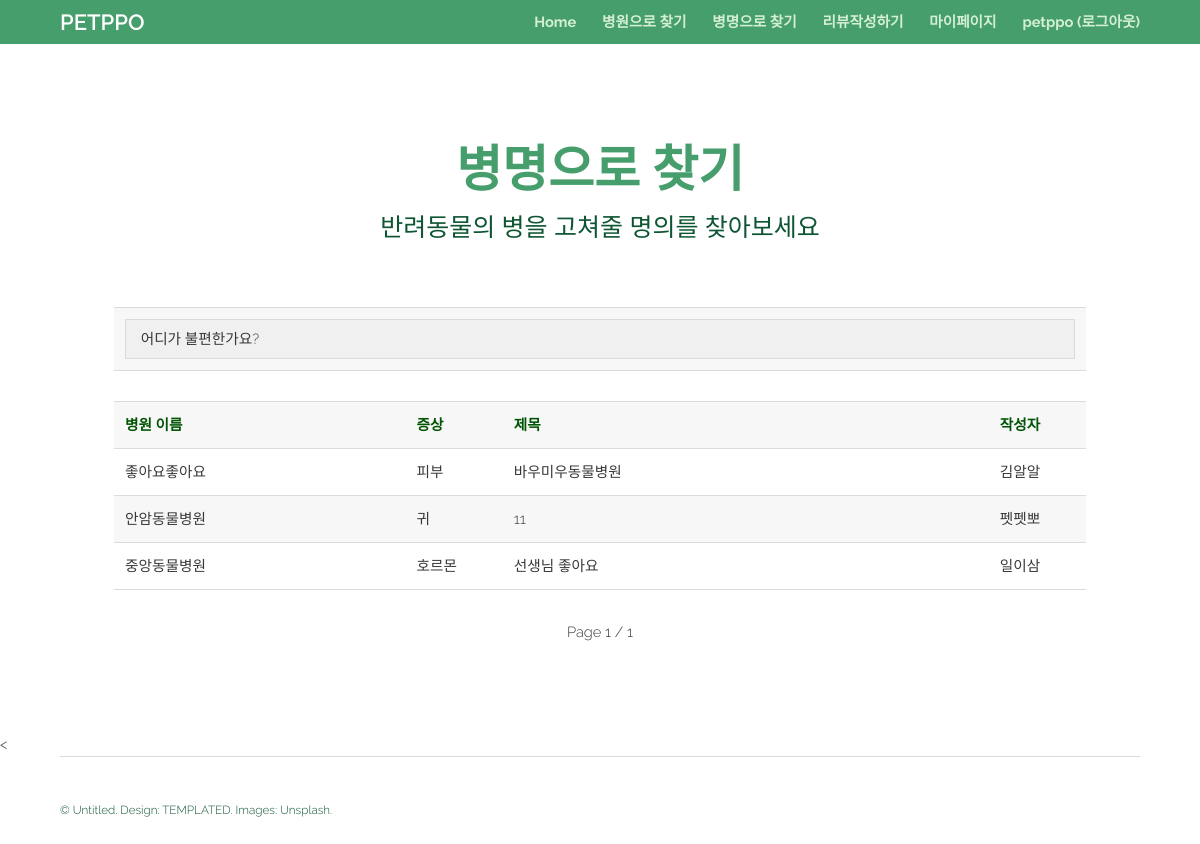
Screenshot of /review/symptom/?symp_filter=전체 (signed in) with the database file from the repository.
### reviews/models.py (models this page shows)
class Contents(models.Model):
    symp = models.ForeignKey(Symptom, on_delete=models.CASCADE)
    location = models.CharField(max_length=20)
    receipt = models.FileField(blank=True, upload_to="media/photo_%Y_%m_%d")
    content = models.TextField()
    title = models.CharField(max_length=20)
    nickname = models.ForeignKey(Members, on_delete=models.CASCADE)
    writedate = models.DateTimeField(auto_now_add=True)
    recommend = models.IntegerField(default=0)
    rate = models.IntegerField()
    visitdate = models.DateTimeField()

### users/models.py (models this page shows)
class Members(models.Model):
    email = models.EmailField(primary_key=True)
    name = models.CharField(max_length=5)
    password = models.CharField(max_length=12)
    nickname = models.CharField(max_length=10)
    addr = models.ForeignKey(Address, on_delete=models.SET_NULL, null=True)
    kind = models.CharField(max_length=20, null=True)
    petage = models.IntegerField(null=True)
    petgender = models.CharField(max_length=5, null=True)
    registertime = models.DateTimeField(auto_now_add=True)

### reviews/views.py (the view)
# urls.py: path('symptom/', views.findsymptom, name='symptom'),
def findsymptom(request):
    symp_filter=request.GET.get('symp_filter')
    if symp_filter == "전체":
        page = request.GET.get('page', 1)
        rlist = Contents.objects.filter().order_by("-id")
        paginator = Paginator(rlist, 5)
        rlistpage = paginator.get_page(page)
        context = {"rlist": rlistpage, "symp_filter": symp_filter}
    else:
        page = request.GET.get('page', 1)
        rlist = Contents.objects.filter(symp_id=symp_filter).order_by("-id")
        paginator = Paginator(rlist, 5)
        rlistpage = paginator.get_page(page)
        context = {"rlist":rlistpage, "symp_filter": symp_filter}
    return render(request, "symptom.html", context)

### reviews/templates/symptom.html (shortened to what this page needs)
<!DOCTYPE HTML>
<html>
	<head>
		{% load static %}
		<link rel="stylesheet" href="{% static 'assets/css/main.css' %}" />
	</head>
	<body class="subpage">
			<header id="header">
				<div class="inner">
					<a href="/welcome/" class="logo">PETPPO</a>
					<nav id="nav">
						<a href="/welcome/">Home</a>
						<a href="/review/location/">병원으로 찾기</a>
						<a href="/review/symptom/?symp_filter=전체">병명으로 찾기</a>
						{% if user.is_authenticated %}
							<a href="/review/write/">리뷰작성하기</a>
							<a href="/users/mypage/">마이페이지</a>
							<a class="nav-link" href="{% url 'common:logout' %}">{{ user.username }} (로그아웃)</a>
						{% else %}
							<a class="nav-link" href="{% url 'common:login' %}">로그인</a>
							<a href="/users/signup/">회원가입</a>
						{% endif %}
					</nav>
				</div>
			</header>
			<section id="three" class="wrapper">
				<div class="inner">
					<header class="align-center">
						<h2 style="font-weight:bold;font-size:50px;">병명으로 찾기</h2>
						<p style="font-size:25px;">반려동물의 병을 고쳐줄 명의를 찾아보세요 </p>
					</header>
					<div class="inner">
						<div>
							<table>
								<tr>
									<form method="get">
									<td>
										<select onchange="window.location.href=this.value">
											<option>어디가 불편한가요?</option>
										</select>
									</td>
									</form>
							</tr>
							</table>
						</div>
						<div>
							{% if rlist %}
								<table>
									<tr>
										<td width="30%"><strong>병원 이름</strong></td>
										<td width="10%"><strong>증상</strong></td>
										<td width="50%"><strong>제목</strong></td>
										<td width="10%"><strong>작성자</strong></td>
									</tr>
									{% for board in rlist %}
									<tr onclick="location.href='/review/{{board.id}}/'">
										<td>{{board.location}}</td>
										<td>{{board.symp_id}}</td>
										<td>{{board.title}}</td>
										<td>{{board.nickname.nickname}}</td>
									</tr>
									{% endfor %}
								</table>
							<div style="text-align:center;">
								Page {{rlist.number}} / {{rlist.paginator.num_pages}}
							</div>
							{% endif %}
						</div>
				</div>
				</div>
			</section>
				<
			<footer id="footer">
				<div class="inner">
					<div class="flex">
						<div class="copyright">
							&copy; Untitled. Design: <a href="https://templated.co">TEMPLATED</a>. Images: <a href="https://unsplash.com">Unsplash</a>.
						</div>
					</div>
				</div>
			</footer>
	</body>
</html>

### rows the page displays
Contents: location "좋아요좋아요", symp_id "피부", title "바우미우동물병원", nickname.nickname "김알알"
Contents: location "안암동물병원", symp_id "귀", title "11", nickname.nickname "펫펫뽀"
Contents: location "중앙동물병원", symp_id "호르몬", title "선생님 좋아요", nickname.nickname "일이삼"

### other values shown
{{ user.username }} "petppo"
{{ rlist.number }} "1"
{{ rlist.paginator.num_pages }} "1"
